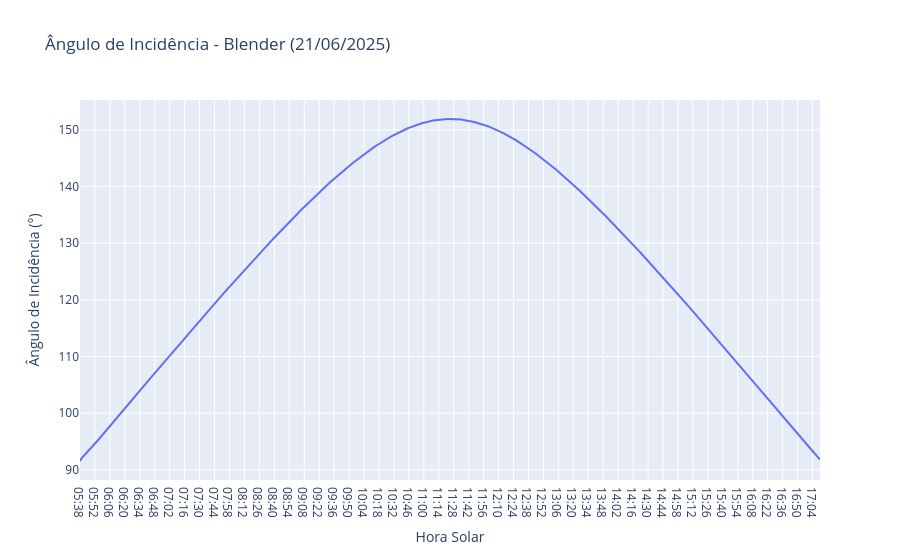
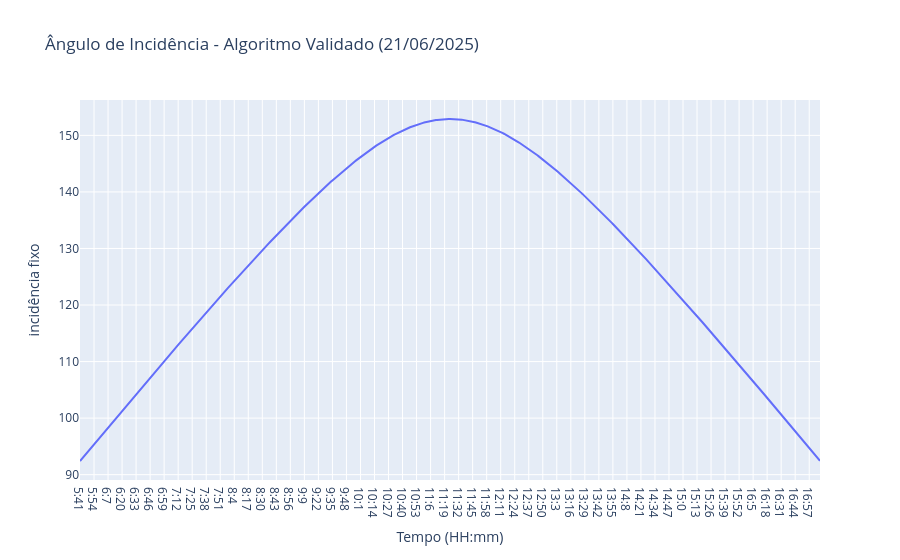

Source (notebook cell) for these figures, in order:
### Code cell
#Ângulo de Incidência no Blender
fig = px.line(df2, x ='Hora Solar', y = "Ângulo de Incidência (°)", title="Ângulo de Incidência - Blender (21/06/2025)")
fig.show()

#Ângulo de Incidência validado no algoritmo 
fig = px.line(df3, x ='Tempo (HH:mm)', y ='incidência fixo', title="Ângulo de Incidência - Algoritmo Validado (21/06/2025)")
fig.show()

### Figure 1 — Plotly figure (JSON) as saved in the notebook; plotly's stock layout.template omitted (floating-point values rounded to 4 significant figures; data arrays with more than 128 entries replaced by an {"elided": "..."} marker saying what was removed)
{"data": [{"hovertemplate": "Hora Solar=%{x}<br>Ângulo de Incidência (°)=%{y}<extra></extra>", "legendgroup": "", "line": {"color": "#636efa", "dash": "solid"}, "marker": {"symbol": "circle"}, "mode": "lines", "name": "", "orientation": "v", "showlegend": false, "type": "scatter", "x": {"elided": "694 str values"}, "xaxis": "x", "y": {"elided": "694 float values"}, "yaxis": "y"}], "layout": {"legend": {"tracegroupgap": 0}, "title": {"text": "Ângulo de Incidência - Blender (21/06/2025)"}, "xaxis": {"anchor": "y", "domain": [0, 1], "title": {"text": "Hora Solar"}}, "yaxis": {"anchor": "x", "domain": [0, 1], "title": {"text": "Ângulo de Incidência (°)"}}}}

### Figure 2 — Plotly figure (JSON) as saved in the notebook; plotly's stock layout.template omitted (floating-point values rounded to 4 significant figures; data arrays with more than 128 entries replaced by an {"elided": "..."} marker saying what was removed)
{"data": [{"hovertemplate": "Tempo (HH:mm)=%{x}<br>incidência fixo=%{y}<extra></extra>", "legendgroup": "", "line": {"color": "#636efa", "dash": "solid"}, "marker": {"symbol": "circle"}, "mode": "lines", "name": "", "orientation": "v", "showlegend": false, "type": "scatter", "x": {"elided": "687 str values"}, "xaxis": "x", "y": {"elided": "687 float values"}, "yaxis": "y"}], "layout": {"legend": {"tracegroupgap": 0}, "title": {"text": "Ângulo de Incidência - Algoritmo Validado (21/06/2025)"}, "xaxis": {"anchor": "y", "domain": [0, 1], "title": {"text": "Tempo (HH:mm)"}}, "yaxis": {"anchor": "x", "domain": [0, 1], "title": {"text": "incidência fixo"}}}}
